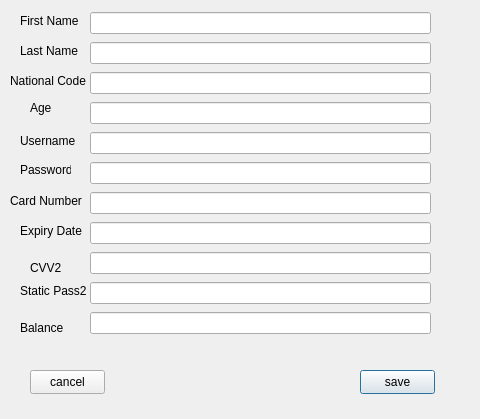
<?xml version="1.0" encoding="UTF-8"?>
<ui version="4.0">
 <class>AddCustomerDialog</class>
 <widget class="QDialog" name="AddCustomerDialog">
  <property name="geometry">
   <rect>
    <x>0</x>
    <y>0</y>
    <width>480</width>
    <height>419</height>
   </rect>
  </property>
  <property name="windowTitle">
   <string>Dialog</string>
  </property>
  <widget class="QWidget" name="gridLayoutWidget">
   <property name="geometry">
    <rect>
     <x>90</x>
     <y>10</y>
     <width>341</width>
     <height>331</height>
    </rect>
   </property>
   <layout class="QGridLayout" name="gridLayout">
    <item row="5" column="0">
     <widget class="QLineEdit" name="lineEdit_6"/>
    </item>
    <item row="2" column="0">
     <widget class="QLineEdit" name="lineEdit_3"/>
    </item>
    <item row="3" column="0">
     <widget class="QLineEdit" name="lineEdit_4"/>
    </item>
    <item row="0" column="0">
     <widget class="QLineEdit" name="lineEdit"/>
    </item>
    <item row="4" column="0">
     <widget class="QLineEdit" name="lineEdit_5"/>
    </item>
    <item row="7" column="0">
     <widget class="QLineEdit" name="lineEdit_8"/>
    </item>
    <item row="11" column="0">
     <widget class="QLineEdit" name="lineEdit_11"/>
    </item>
    <item row="8" column="0">
     <widget class="QLineEdit" name="lineEdit_9"/>
    </item>
    <item row="1" column="0">
     <widget class="QLineEdit" name="lineEdit_2"/>
    </item>
    <item row="6" column="0">
     <widget class="QLineEdit" name="lineEdit_7"/>
    </item>
    <item row="10" column="0">
     <widget class="QLineEdit" name="lineEdit_10"/>
    </item>
   </layout>
  </widget>
  <widget class="QLabel" name="label">
   <property name="geometry">
    <rect>
     <x>20</x>
     <y>10</y>
     <width>61</width>
     <height>21</height>
    </rect>
   </property>
   <property name="text">
    <string>First Name</string>
   </property>
  </widget>
  <widget class="QLabel" name="label_2">
   <property name="geometry">
    <rect>
     <x>20</x>
     <y>40</y>
     <width>61</width>
     <height>21</height>
    </rect>
   </property>
   <property name="text">
    <string>Last Name</string>
   </property>
  </widget>
  <widget class="QLabel" name="label_3">
   <property name="geometry">
    <rect>
     <x>10</x>
     <y>70</y>
     <width>81</width>
     <height>21</height>
    </rect>
   </property>
   <property name="text">
    <string>National Code</string>
   </property>
  </widget>
  <widget class="QLabel" name="label_4">
   <property name="geometry">
    <rect>
     <x>30</x>
     <y>100</y>
     <width>49</width>
     <height>16</height>
    </rect>
   </property>
   <property name="text">
    <string>Age</string>
   </property>
  </widget>
  <widget class="QLabel" name="label_5">
   <property name="geometry">
    <rect>
     <x>20</x>
     <y>130</y>
     <width>61</width>
     <height>21</height>
    </rect>
   </property>
   <property name="text">
    <string>Username</string>
   </property>
  </widget>
  <widget class="QLabel" name="label_6">
   <property name="geometry">
    <rect>
     <x>20</x>
     <y>160</y>
     <width>51</width>
     <height>20</height>
    </rect>
   </property>
   <property name="text">
    <string>Password</string>
   </property>
  </widget>
  <widget class="QLabel" name="label_7">
   <property name="geometry">
    <rect>
     <x>10</x>
     <y>190</y>
     <width>81</width>
     <height>21</height>
    </rect>
   </property>
   <property name="text">
    <string>Card Number</string>
   </property>
  </widget>
  <widget class="QLabel" name="label_8">
   <property name="geometry">
    <rect>
     <x>20</x>
     <y>220</y>
     <width>71</width>
     <height>21</height>
    </rect>
   </property>
   <property name="text">
    <string>Expiry Date</string>
   </property>
  </widget>
  <widget class="QLabel" name="label_9">
   <property name="geometry">
    <rect>
     <x>30</x>
     <y>260</y>
     <width>49</width>
     <height>16</height>
    </rect>
   </property>
   <property name="text">
    <string>CVV2</string>
   </property>
  </widget>
  <widget class="QLabel" name="label_10">
   <property name="geometry">
    <rect>
     <x>20</x>
     <y>280</y>
     <width>71</width>
     <height>21</height>
    </rect>
   </property>
   <property name="text">
    <string>Static Pass2</string>
   </property>
  </widget>
  <widget class="QLabel" name="label_11">
   <property name="geometry">
    <rect>
     <x>20</x>
     <y>320</y>
     <width>49</width>
     <height>16</height>
    </rect>
   </property>
   <property name="text">
    <string>Balance</string>
   </property>
  </widget>
  <widget class="QPushButton" name="btnSave">
   <property name="geometry">
    <rect>
     <x>360</x>
     <y>370</y>
     <width>75</width>
     <height>24</height>
    </rect>
   </property>
   <property name="text">
    <string>save</string>
   </property>
  </widget>
  <widget class="QPushButton" name="pushButton_2">
   <property name="geometry">
    <rect>
     <x>30</x>
     <y>370</y>
     <width>75</width>
     <height>24</height>
    </rect>
   </property>
   <property name="text">
    <string>cancel</string>
   </property>
  </widget>
 </widget>
 <resources/>
 <connections/>
</ui>
